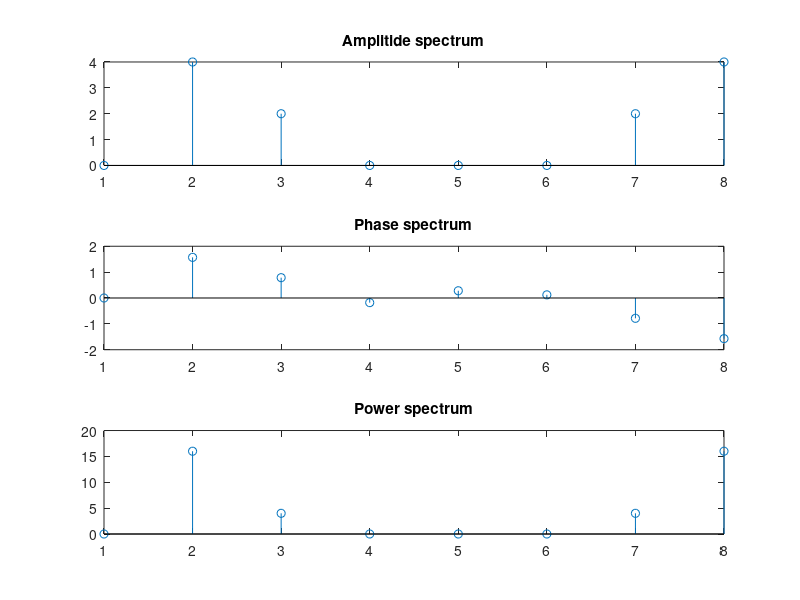

The MATLAB script that drew this image:
clc;
clear;

% given continous signal x(t)=sin(2*pi*1000*t)+0.5sin(2*pi*2000*t+3*pi/4)

fs = 8000; %sampling frequency
N = 8;  %number of data point
n = 0:N-1;
ts = 1/fs;
in = 0;

x=sin(2*pi*1000*n*ts)+0.5*sin(2*pi*2000*n*ts+3*pi/4)

% for i = 1:8
%     x(i+8) = 0;
% end
% 
% N = 16;

%DFT ecuation evaluation 
%i=>n  j=>m

for j = 0: N-1
 
  m = j+1;
  real(m) = 0;
  img(m) = 0;
 
  for i = 0: N-1
    real(m) = real(m) + x(i+1)*cos(2*pi*i*j/N);
    img(m) = img(m) - x(i+1)*sin(2*pi*i*j/N);
  end
  
  mag(m) = sqrt(real(m)^2 + img(m)^2);
  power(m) = mag(m)* mag(m);
  phase(m) = atan(img(m)/real(m));
 
  if mag(m)>.01 && j<=N/2
    in = in + 1;
    freq(in) = j*fs/N;
    ampl(in) = 2*mag(m)/N;
    phasefq(in) = phase(m);
  end
end

m = 1:N;

disp(mag);
disp(freq);
disp(ampl);

subplot(3,1,1);
stem(m,mag);
title('Amplitide spectrum');


subplot(3,1,2);
stem(m,phase);
title('Phase spectrum');

subplot(3,1,3);
stem(m,power);
title('Power spectrum');



%Inverse DFT

